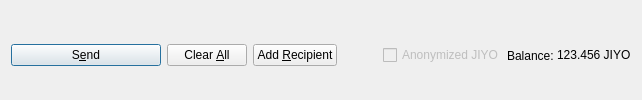
         <widget class="QFrame" name="frame_Send">
          <layout class="QHBoxLayout" name="horizontalLayout">
           <property name="bottomMargin">
            <number>0</number>
           </property>
           <item>
            <widget class="QPushButton" name="sendButton">
             <property name="minimumSize">
              <size>
               <width>150</width>
               <height>0</height>
              </size>
             </property>
             <property name="toolTip">
              <string>Confirm the send action</string>
             </property>
             <property name="text">
              <string>S&amp;end</string>
             </property>
             <property name="icon">
              <iconset resource="../jiyo.qrc">
               <normaloff>:/icons/send</normaloff>:/icons/send</iconset>
             </property>
             <property name="autoDefault">
              <bool>false</bool>
             </property>
             <property name="default">
              <bool>true</bool>
             </property>
            </widget>
           </item>
           <item>
            <widget class="QPushButton" name="clearButton">
             <property name="sizePolicy">
              <sizepolicy hsizetype="Minimum" vsizetype="Fixed">
               <horstretch>0</horstretch>
               <verstretch>0</verstretch>
              </sizepolicy>
             </property>
             <property name="toolTip">
              <string>Clear all fields of the form.</string>
             </property>
             <property name="text">
              <string>Clear &amp;All</string>
             </property>
             <property name="icon">
              <iconset resource="../jiyo.qrc">
               <normaloff>:/icons/remove</normaloff>:/icons/remove</iconset>
             </property>
             <property name="autoDefault">
              <bool>false</bool>
             </property>
            </widget>
           </item>
           <item>
            <widget class="QPushButton" name="addButton">
             <property name="toolTip">
              <string>Send to multiple recipients at once</string>
             </property>
             <property name="text">
              <string>Add &amp;Recipient</string>
             </property>
             <property name="icon">
              <iconset resource="../jiyo.qrc">
               <normaloff>:/icons/add</normaloff>:/icons/add</iconset>
             </property>
             <property name="autoDefault">
              <bool>false</bool>
             </property>
            </widget>
           </item>
           <item>
            <spacer name="horizontalSpacer">
             <property name="orientation">
              <enum>Qt::Horizontal</enum>
             </property>
             <property name="sizeHint" stdset="0">
              <size>
               <width>40</width>
               <height>20</height>
              </size>
             </property>
            </spacer>
           </item>
           <item>
            <layout class="QHBoxLayout" name="horizontalLayout_2">
             <property name="spacing">
              <number>3</number>
             </property>
             <item>
              <widget class="QCheckBox" name="checkzJIYO">
               <property name="enabled">
                <bool>false</bool>
               </property>
               <property name="text">
                <string>Anonymized JIYO</string>
               </property>
              </widget>
             </item>
             <item>
              <widget class="QLabel" name="label">
               <property name="text">
                <string>Balance:</string>
               </property>
              </widget>
             </item>
             <item>
              <widget class="QLabel" name="labelBalance">
               <property name="sizePolicy">
                <sizepolicy hsizetype="Preferred" vsizetype="Fixed">
                 <horstretch>0</horstretch>
                 <verstretch>0</verstretch>
                </sizepolicy>
               </property>
               <property name="cursor">
                <cursorShape>IBeamCursor</cursorShape>
               </property>
               <property name="text">
                <string notr="true">123.456 JIYO</string>
               </property>
               <property name="textInteractionFlags">
                <set>Qt::LinksAccessibleByMouse|Qt::TextSelectableByKeyboard|Qt::TextSelectableByMouse</set>
               </property>
              </widget>
             </item>
            </layout>
           </item>
          </layout>
         </widget>
